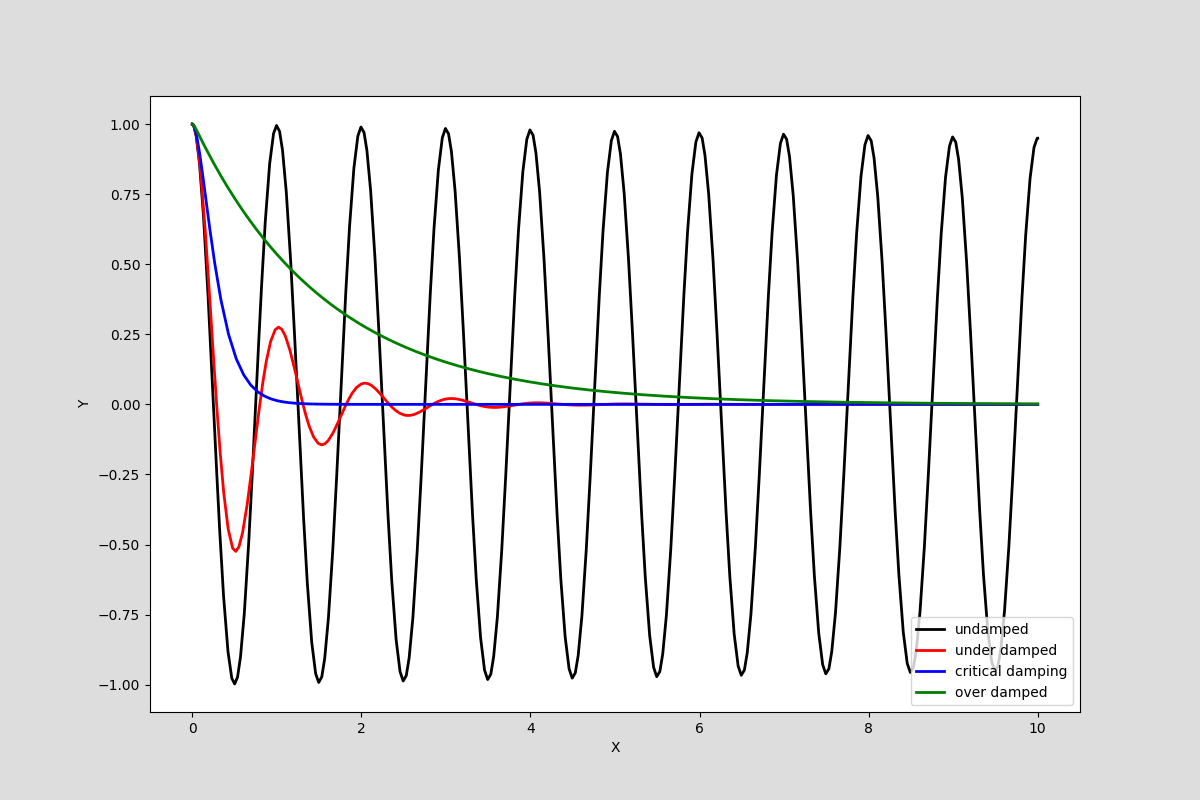

Generate this figure with Python:
import numpy as np
import matplotlib.pyplot as plt
from scipy.integrate import solve_ivp

# define the ODE of the damped harmonic oscillator
def dy(t,y,zeta,w0):
	x,p = y
	dx = p
	dp = -2*zeta*w0*p-w0**2*x
	return np.array([dx,dp])

# initial state:
y0 = [1.0,0.0]

# time coordinate to solve the ODE for
t = np.linspace(0,10,1000)
w0 = 2*np.pi*1.0

zeta = [0.0,0.2,1.0,5.0]
sol = [0 for i in range(4)]
color = ["black","red","blue","green"]
label = ["undamped","under damped","critical damping","over damped"]

fig, ax = plt.subplots(figsize=(12,8),facecolor="#dddddd")

for i in range(4):
	sol[i] = solve_ivp(dy,(0,10),y0,method="RK23",args=(zeta[i],w0))
	ax.plot(sol[i].t,sol[i].y[0],color=color[i],label=label[i],lw=2)

ax.set_xlabel("X")
ax.set_ylabel("Y")
ax.legend()

plt.savefig("damped_harmonic_oscillator.png")
plt.show()
